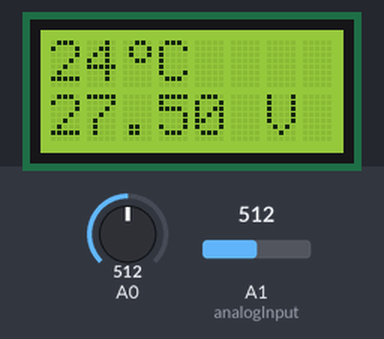
This sketch was run on a simulated Arduino Uno, built with avr-gcc and run on an emulated ATmega328P. Shown: 8×2 character LCD. The inputs (shaded band) are chosen by the test bench; at power-on: A0 = 512, A1 (analogInput) = 512.

Above: at 2.9 s.
3.0 s: A0 set to 355
At 4.4 s:
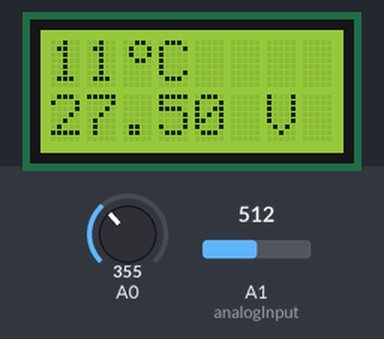
4.7 s: A0 set to 335
At 5.9 s:
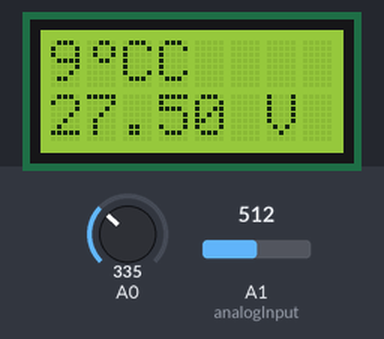
6.2 s: A1 (analogInput) set to 716
At 7.4 s:
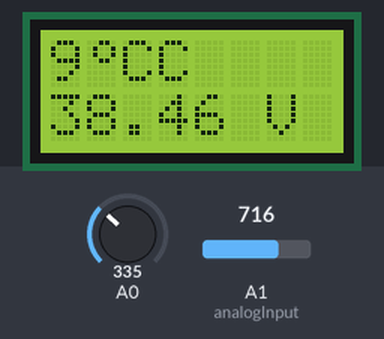
7.8 s: A1 (analogInput) set to 900
At 8.9 s:
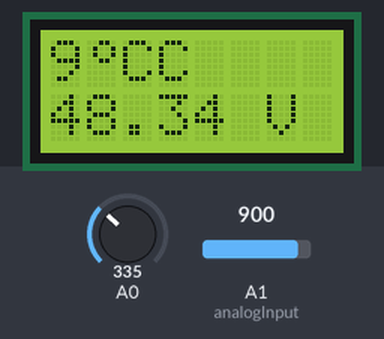
9.3 s: A0 set to 306
At 10.4 s:
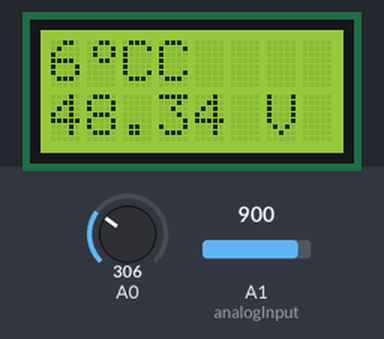
10.8 s: A1 (analogInput) set to 1023
At 12.0 s:
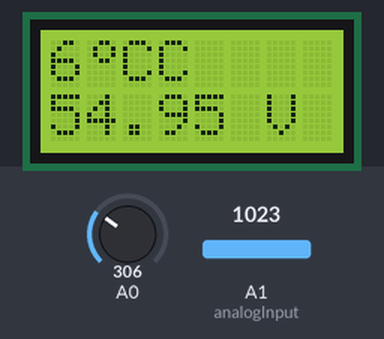
Timing chart, 0 to 13.3 s (numbered marks = the images above; inputs shaded):
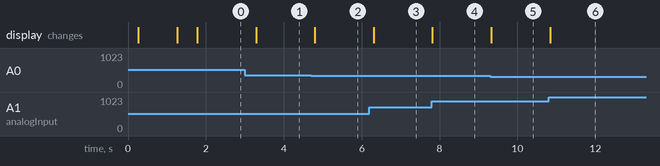

The sketch:

ANIX_TEMPERATURE_AND_VOLTAGE_LCD.ino
```cpp
/*
ANIX TEMP LCD View
Standard Arduino LCD connect .
Thermsistor - PIN A0


*/

// variables for input pin and control LED
  int analogInput = 1;
  float vout = 0.0;
  float vin = 0.0;
  float R1 = 100000.0;    // !! resistance of R1 !!
  float R2 = 10000.0;     // !! resistance of R2 !!

 int value = 0;

#include <math.h>
#include <LiquidCrystal.h>
LiquidCrystal lcd(12, 11, 5, 4, 3, 2);
double Thermister(int RawADC) {
 double Temp;
 Temp = log(((10240000/RawADC) - 10000));
 Temp = 1 / (0.001129148 + (0.000234125 + (0.0000000876741 * Temp * Temp ))* Temp );
 Temp = Temp - 273.15;            // Convert Kelvin to Celcius

 return Temp;
}

//Caracter Grade
byte degree[
8
] = {

B00110,
B01001,
B01001,
B00110,
B00000,
B00000,
B00000,
B00000
};
//Sfarsit caracter grade.

void setup() {
  lcd.begin(8, 2);
  lcd.createChar(1, degree);
  delay(200);
  lcd.setCursor(0,0);
  lcd.print("ANIX ELE");//Logo 1/2
  lcd.setCursor(0,1);
  lcd.print("CTRONICS");//Logo 2/2
  delay(1000);
  lcd.clear();
  lcd.print("  ANIX O");//OS Logo 1/2
  lcd.setCursor(0,1);
  lcd.print("S V1.1  ");//OS Logo 2/2
  delay(500);
  lcd.clear();


  //NEW
  pinMode(analogInput, INPUT);

}

void loop() {

 int T =(Thermister(analogRead(0)));
 lcd.setCursor(0,0);
 lcd.print(int(Thermister(analogRead(0))));
 lcd.write(1);
 lcd.print("C");


  //Voltage Read

 value = analogRead(analogInput);

  vout = (value * 5.0) / 1024.0;
  vin = vout / (R2/(R1+R2));

  // Print Voltage
  lcd.setCursor(0,1);
//lcd.print("12345678");
  lcd.print(vin);
  lcd.print(" V     ");


 delay(500);

}
```

Measured:
- the behaviour switches between 343 and 342 on A0 (found by bisection; images 1 and 2)
- after the input at 3.0 s, the display: changes after 0.29 s (image 1)
- after the input at 4.7 s, the display: changes after 0.10 s (image 2)
- after the input at 6.2 s, the display: changes after 0.11 s (image 3)
- after the input at 7.8 s, the display: changes at once (image 4)
- after the input at 9.3 s, the display: changes at once (image 5)
- after the input at 10.8 s, the display: changes at once (image 6)
